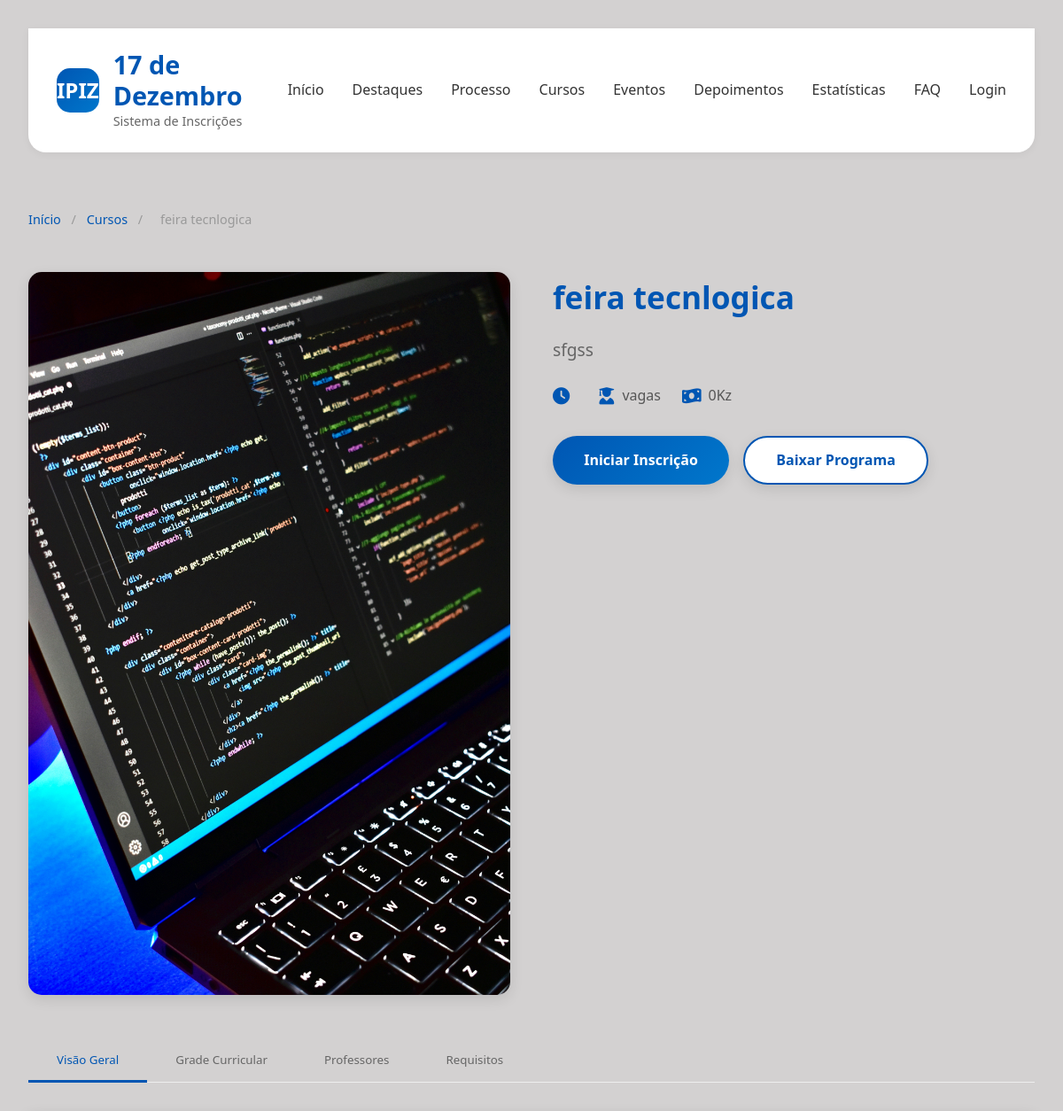
The app's page /auth/evento/1/ (upper part), older data.
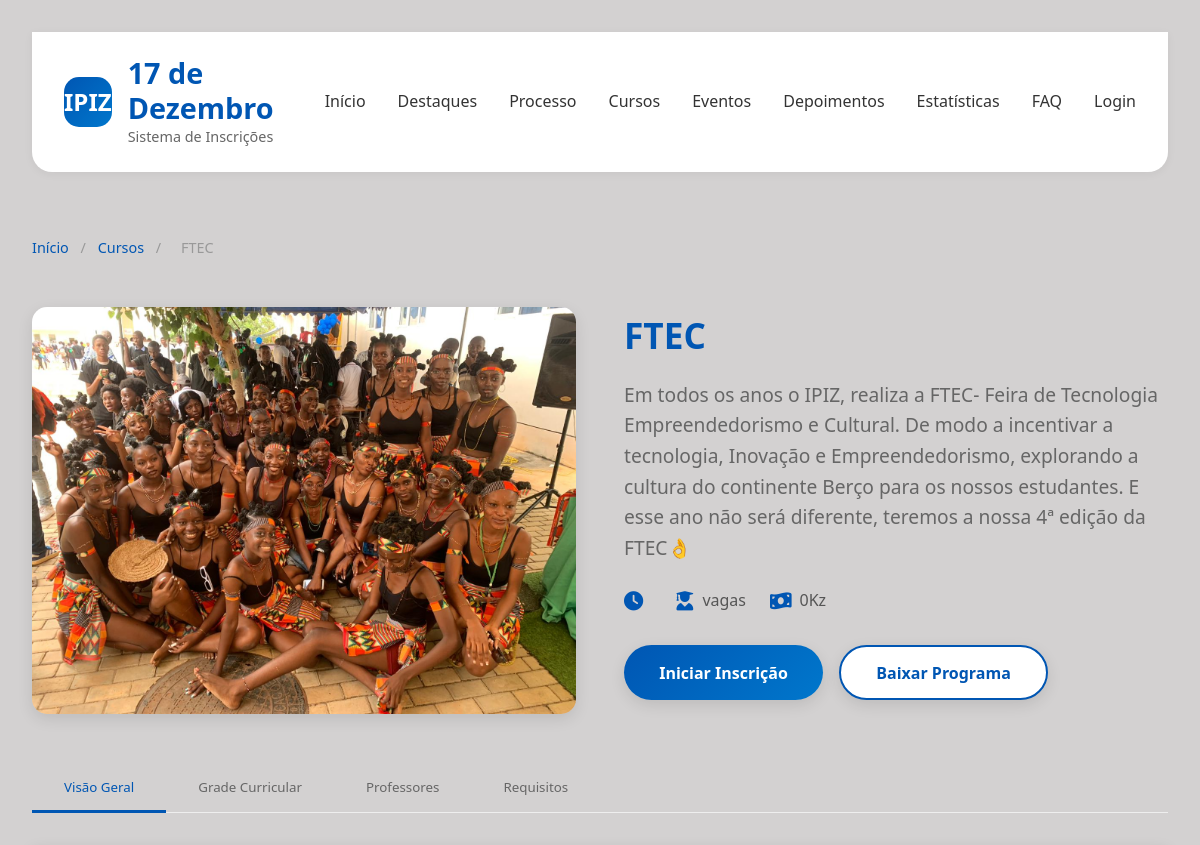
The same page, newer data.
### inscricoes/models.py (models this page shows, shortened)
class Evento(models.Model):
    nome = models.CharField(max_length=255, verbose_name="Nome do Evento")
    descricao = models.TextField(verbose_name="Descrição do Evento")
    data = models.DateField(verbose_name="Data do Evento")
    horario_inicio = models.TimeField(verbose_name="Hora de Início")
    horario_fim = models.TimeField(verbose_name="Hora de Fim")
    local = models.CharField(max_length=255, verbose_name="Local do Evento")
    imagem = models.ImageField(upload_to='eventos/', verbose_name="Imagem do Evento")
    class Meta:
        verbose_name = 'Evento'
        verbose_name_plural = 'Eventos'

### inscricoes/views.py (the view)
# urls.py: path('evento/<int:id>/', views.detalhe_evento, name='detalhe_evento'),
def detalhe_evento(request, id):
    evento = get_object_or_404(Evento, id=id)
    return render(request, 'detalhe_evento.html', {'evento': evento})

### inscricoes/templates/detalhe_evento.html (shortened to what this page needs)
{% load static %}
<!DOCTYPE html>
<html lang="pt">
<head>
    <link rel="stylesheet" href="{% static 'css/evento.css' %}">
    <link rel="stylesheet" href="https://cdnjs.cloudflare.com/ajax/libs/font-awesome/6.0.0-beta3/css/all.min.css">
</head>
<body>
            {% load static %}
    <div class="container">
        <header>
            <a href="#" class="logo">
                <div class="logo-icon">IPIZ</div>
                <div class="logo-text">
                    <h1>17 de Dezembro</h1>
                    <p>Sistema de Inscrições</p>
                </div>
            </a>
            <nav class="nav-links">
                <a href="{% url 'home' %}">Início</a>
                <a href="#highlights">Destaques</a>
                <a href="#process">Processo</a>
                <a href="#courses">Cursos</a>
                <a href="#events">Eventos</a>
                <a href="#testimonials">Depoimentos</a>
                <a href="#stats">Estatísticas</a>
                <a href="#faq">FAQ</a>
                <a href="#" id="openLogin">Login</a>
            </nav>
        </header>
        <div class="breadcrumb">
            <a href="#">Início</a>
            <span>/</span>
            <a href="#">Cursos</a>
            <span>/</span>
            <span>{{ evento.nome }}</span>
        </div>
        <div class="course-header">
            <div class="course-image">
                <img src="{{ evento.imagem.url }}" alt="{{ curso.nome }}">
            </div>
            <div class="course-info">
                <h1 class="course-title">{{ evento.nome }}</h1>
                <p class="course-subtitle">{{ evento.descricao }}</p>
                <div class="course-meta">
                    <div class="meta-item">
                        <i class="fas fa-clock meta-icon"></i>
                    </div>
                    <div class="meta-item">
                        <i class="fas fa-user-graduate meta-icon"></i>
                        <span>{{ curso.vagas }} vagas</span>
                    </div>
                    <div class="meta-item">
                        <i class="fas fa-money-bill-wave meta-icon"></i>
                        <span>{{ curso.preco }} 0Kz</span>
                    </div>
                </div>
                <div class="course-actions">
                    <button class="cta-button">Iniciar Inscrição</button>
                    <button class="cta-button secondary-button">Baixar Programa</button>
                </div>
            </div>
        </div>
        <div class="course-tabs">
            <button class="tab-button active" data-tab="overview">Visão Geral</button>
            <button class="tab-button" data-tab="curriculum">Grade Curricular</button>
            <button class="tab-button" data-tab="teachers">Professores</button>
            <button class="tab-button" data-tab="requirements">Requisitos</button>
        </div>
    </div>
</body>
</html>

Row changes from the older to the newer data that the page shows:
changed Evento: nome "feira tecnlogica" → "FTEC"; imagem: a different picture; descricao "sfgss" → "Em todos os anos o IPIZ, realiza a FTEC- Feira de Tecnologia Empreendedorismo e Cultural. De modo a incentivar a tecnologia, Inovação e Empreendedorismo, explorando a cultura do continente Berço para os nossos estudantes. E esse ano não será diferente, teremos a nossa 4ª edição da FTEC👌"
